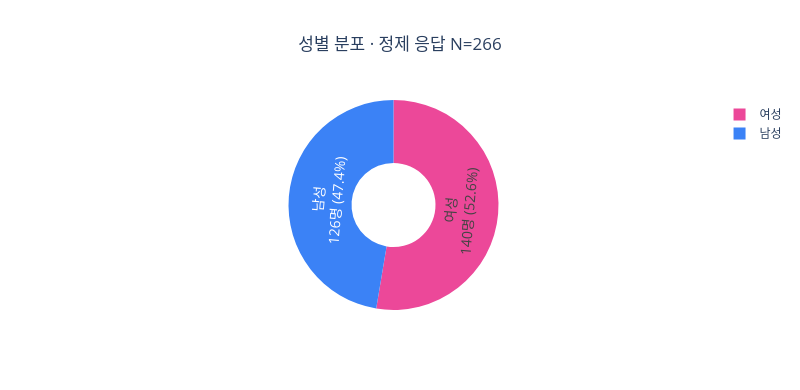
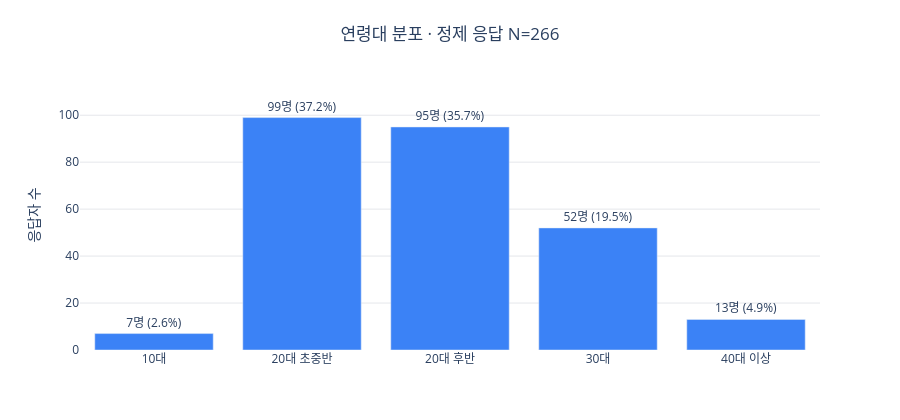

The notebook cell these images were saved under, in order:
### Code cell
fig = go.Figure(go.Pie(
    labels=gender_counts['gender'], values=gender_counts['n'],
    marker_colors=['#EC4899', '#3B82F6'],
    texttemplate='%{label}<br>%{value}명 (%{percent})',
    textfont=dict(size=14), hole=0.4,
))
fig.update_layout(title=dict(text='성별 분포 · 정제 응답 N=266', x=0.5),
                  paper_bgcolor='white', height=390, width=800)
fig.show()

fig = go.Figure(go.Bar(
    x=age_counts['age'], y=age_counts['n'], marker_color='#3B82F6',
    text=[f'{int(count)}명 ({count/266:.1%})' for count in age_counts['n']],
    textposition='outside', cliponaxis=False,
))
fig.update_layout(title=dict(text='연령대 분포 · 정제 응답 N=266', x=0.5),
                  xaxis_title='', yaxis_title='응답자 수',
                  yaxis=dict(gridcolor='#E5E7EB', range=[0, 115]),
                  plot_bgcolor='white', paper_bgcolor='white',
                  height=420, width=900, margin=dict(t=80, b=70))
fig.show()

### Figure 1 — Plotly figure (JSON) as saved in the notebook; plotly's stock layout.template omitted (floating-point values rounded to 4 significant figures)
{"data": [{"hole": 0.4, "labels": ["여성", "남성"], "marker": {"colors": ["#EC4899", "#3B82F6"]}, "textfont": {"size": 14}, "texttemplate": "%{label}<br>%{value}명 (%{percent})", "type": "pie", "values": [140, 126]}], "layout": {"height": 390, "paper_bgcolor": "white", "title": {"text": "성별 분포 · 정제 응답 N=266", "x": 0.5}, "width": 800}}

### Figure 2 — Plotly figure (JSON) as saved in the notebook; plotly's stock layout.template omitted (floating-point values rounded to 4 significant figures)
{"data": [{"cliponaxis": false, "marker": {"color": "#3B82F6"}, "text": ["7명 (2.6%)", "99명 (37.2%)", "95명 (35.7%)", "52명 (19.5%)", "13명 (4.9%)"], "textposition": "outside", "type": "bar", "x": ["10대", "20대 초중반", "20대 후반", "30대", "40대 이상"], "y": [7, 99, 95, 52, 13]}], "layout": {"height": 420, "margin": {"b": 70, "t": 80}, "paper_bgcolor": "white", "plot_bgcolor": "white", "title": {"text": "연령대 분포 · 정제 응답 N=266", "x": 0.5}, "width": 900, "xaxis": {"title": {"text": ""}}, "yaxis": {"gridcolor": "#E5E7EB", "range": [0, 115], "title": {"text": "응답자 수"}}}}
